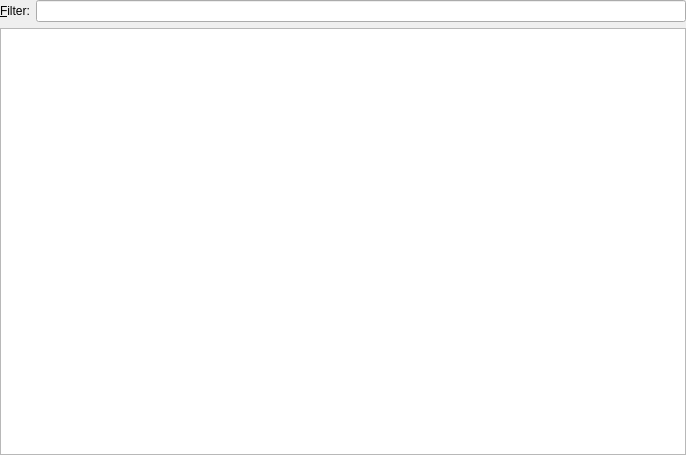
<ui version="4.0" >
 <class>MainWidget</class>
 <widget class="QWidget" name="MainWidget" >
  <property name="geometry" >
   <rect>
    <x>0</x>
    <y>0</y>
    <width>686</width>
    <height>455</height>
   </rect>
  </property>
  <property name="windowTitle" >
   <string>Form</string>
  </property>
  <layout class="QVBoxLayout" name="verticalLayout" >
   <property name="margin" >
    <number>0</number>
   </property>
   <item>
    <layout class="QHBoxLayout" name="horizontalLayout" >
     <item>
      <widget class="QLabel" name="label" >
       <property name="text" >
        <string>&amp;Filter:</string>
       </property>
       <property name="buddy" >
        <cstring>lineEdit</cstring>
       </property>
      </widget>
     </item>
     <item>
      <widget class="QLineEdit" name="lineEdit" />
     </item>
    </layout>
   </item>
   <item>
    <widget class="QTreeView" name="treeView" >
     <property name="contextMenuPolicy" >
      <enum>Qt::CustomContextMenu</enum>
     </property>
     <property name="alternatingRowColors" >
      <bool>true</bool>
     </property>
     <property name="rootIsDecorated" >
      <bool>false</bool>
     </property>
     <property name="sortingEnabled" >
      <bool>true</bool>
     </property>
    </widget>
   </item>
  </layout>
 </widget>
 <resources/>
 <connections/>
</ui>
